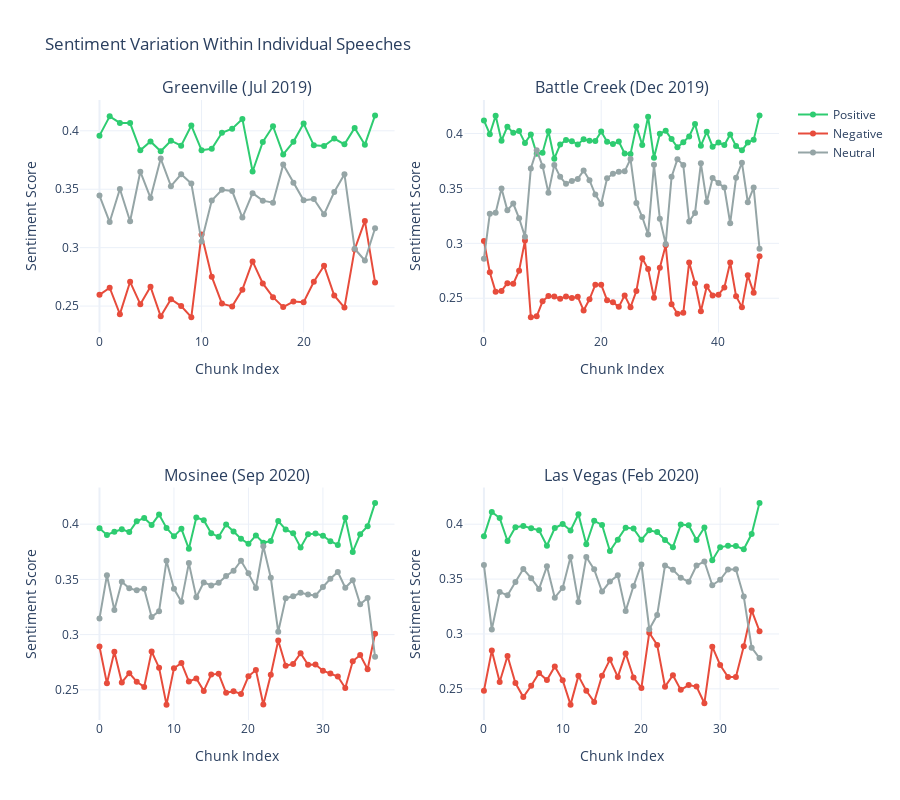

Notebook code for this chart:
### Markdown cell above
## Chunk-Level Sentiment Analysis

Examining how sentiment varies **within** individual speeches. This reveals whether speeches maintain consistent tone or shift sentiment throughout.

### Code cell
# Select a few interesting speeches to examine in detail
selected_speeches = [0, 10, 20, 30]  # First, middle, and later speeches

fig = make_subplots(
    rows=2, cols=2,
    subplot_titles=[f"{sentiment_results[i]['location']} ({sentiment_results[i]['month']} {sentiment_results[i]['year']})" 
                    for i in selected_speeches]
)

positions = [(1, 1), (1, 2), (2, 1), (2, 2)]

for idx, (speech_idx, pos) in enumerate(zip(selected_speeches, positions)):
    result = sentiment_results[speech_idx]
    chunks = result['chunk_predictions']
    
    chunk_indices = list(range(len(chunks)))
    
    # Add traces for each sentiment
    fig.add_trace(
        go.Scatter(x=chunk_indices, y=chunks[:, 0],
                   mode='lines+markers', name='Positive',
                   line=dict(color='#2ecc71'), showlegend=(idx == 0)),
        row=pos[0], col=pos[1]
    )
    fig.add_trace(
        go.Scatter(x=chunk_indices, y=chunks[:, 1],
                   mode='lines+markers', name='Negative',
                   line=dict(color='#e74c3c'), showlegend=(idx == 0)),
        row=pos[0], col=pos[1]
    )
    fig.add_trace(
        go.Scatter(x=chunk_indices, y=chunks[:, 2],
                   mode='lines+markers', name='Neutral',
                   line=dict(color='#95a5a6'), showlegend=(idx == 0)),
        row=pos[0], col=pos[1]
    )
    
    fig.update_xaxes(title_text="Chunk Index", row=pos[0], col=pos[1])
    fig.update_yaxes(title_text="Sentiment Score", row=pos[0], col=pos[1])

fig.update_layout(
    height=800,
    title_text="Sentiment Variation Within Individual Speeches",
    template='plotly_white',
    showlegend=True
)

fig.show()

### Figure 1 — Plotly figure (JSON) as saved in the notebook; plotly's stock layout.template omitted (floating-point values rounded to 4 significant figures)
{"data": [{"line": {"color": "#2ecc71"}, "mode": "lines+markers", "name": "Positive", "showlegend": true, "type": "scatter", "x": [0, 1, 2, 3, 4, 5, 6, 7, 8, 9, 10, 11, 12, 13, 14, 15, 16, 17, 18, 19, 20, 21, 22, 23, 24, 25, 26, 27], "xaxis": "x", "y": [0.3959, 0.4124, 0.4067, 0.4066, 0.3834, 0.3909, 0.3825, 0.3915, 0.3872, 0.4045, 0.3834, 0.3846, 0.3983, 0.4018, 0.4102, 0.3652, 0.3904, 0.4039, 0.3798, 0.3905, 0.4062, 0.3875, 0.3869, 0.3934, 0.3884, 0.4024, 0.3881, 0.4132], "yaxis": "y"}, {"line": {"color": "#e74c3c"}, "mode": "lines+markers", "name": "Negative", "showlegend": true, "type": "scatter", "x": [0, 1, 2, 3, 4, 5, 6, 7, 8, 9, 10, 11, 12, 13, 14, 15, 16, 17, 18, 19, 20, 21, 22, 23, 24, 25, 26, 27], "xaxis": "x", "y": [0.2596, 0.2657, 0.2431, 0.2708, 0.2516, 0.2665, 0.2412, 0.2558, 0.25, 0.2405, 0.3113, 0.2751, 0.2521, 0.2497, 0.2641, 0.2882, 0.2694, 0.2576, 0.2491, 0.2539, 0.2533, 0.2709, 0.2846, 0.259, 0.2487, 0.2985, 0.3229, 0.2702], "yaxis": "y"}, {"line": {"color": "#95a5a6"}, "mode": "lines+markers", "name": "Neutral", "showlegend": true, "type": "scatter", "x": [0, 1, 2, 3, 4, 5, 6, 7, 8, 9, 10, 11, 12, 13, 14, 15, 16, 17, 18, 19, 20, 21, 22, 23, 24, 25, 26, 27], "xaxis": "x", "y": [0.3445, 0.3219, 0.3502, 0.3226, 0.365, 0.3426, 0.3763, 0.3526, 0.3628, 0.3549, 0.3053, 0.3403, 0.3496, 0.3485, 0.3258, 0.3466, 0.3402, 0.3385, 0.3711, 0.3555, 0.3405, 0.3416, 0.3285, 0.3476, 0.3629, 0.2991, 0.289, 0.3166], "yaxis": "y"}, {"line": {"color": "#2ecc71"}, "mode": "lines+markers", "name": "Positive", "showlegend": false, "type": "scatter", "x": [0, 1, 2, 3, 4, 5, 6, 7, 8, 9, 10, 11, 12, 13, 14, 15, 16, 17, 18, 19, 20, 21, 22, 23, 24, 25, 26, 27, 28, 29, 30, 31, 32, 33, 34, 35, 36, 37, 38, 39, 40, 41, 42, 43, 44, 45, 46, 47], "xaxis": "x2", "y": [0.412, 0.3994, 0.4162, 0.3934, 0.4063, 0.4006, 0.4022, 0.3915, 0.399, 0.3815, 0.3826, 0.402, 0.3771, 0.3899, 0.3942, 0.393, 0.3901, 0.3948, 0.3934, 0.3932, 0.4018, 0.3925, 0.3904, 0.3926, 0.3818, 0.3814, 0.4066, 0.3897, 0.4153, 0.378, 0.3999, 0.4024, 0.395, 0.3875, 0.392, 0.3974, 0.4087, 0.3889, 0.4016, 0.388, 0.3918, 0.3895, 0.3991, 0.3885, 0.3847, 0.3917, 0.3942, 0.4165], "yaxis": "y2"}, {"line": {"color": "#e74c3c"}, "mode": "lines+markers", "name": "Negative", "showlegend": false, "type": "scatter", "x": [0, 1, 2, 3, 4, 5, 6, 7, 8, 9, 10, 11, 12, 13, 14, 15, 16, 17, 18, 19, 20, 21, 22, 23, 24, 25, 26, 27, 28, 29, 30, 31, 32, 33, 34, 35, 36, 37, 38, 39, 40, 41, 42, 43, 44, 45, 46, 47], "xaxis": "x2", "y": [0.3022, 0.2737, 0.2559, 0.2567, 0.2637, 0.2631, 0.275, 0.3025, 0.2328, 0.2336, 0.2472, 0.252, 0.2515, 0.2495, 0.2516, 0.2501, 0.2512, 0.2389, 0.2491, 0.2624, 0.2623, 0.2482, 0.2463, 0.2421, 0.2526, 0.2418, 0.2566, 0.2864, 0.2766, 0.2505, 0.2777, 0.2982, 0.2445, 0.2359, 0.2368, 0.2826, 0.2637, 0.2382, 0.2607, 0.2526, 0.2533, 0.2598, 0.2826, 0.2518, 0.2419, 0.2708, 0.255, 0.2883], "yaxis": "y2"}, {"line": {"color": "#95a5a6"}, "mode": "lines+markers", "name": "Neutral", "showlegend": false, "type": "scatter", "x": [0, 1, 2, 3, 4, 5, 6, 7, 8, 9, 10, 11, 12, 13, 14, 15, 16, 17, 18, 19, 20, 21, 22, 23, 24, 25, 26, 27, 28, 29, 30, 31, 32, 33, 34, 35, 36, 37, 38, 39, 40, 41, 42, 43, 44, 45, 46, 47], "xaxis": "x2", "y": [0.2859, 0.3268, 0.3279, 0.3499, 0.33, 0.3363, 0.3228, 0.3061, 0.3682, 0.3849, 0.3703, 0.346, 0.3714, 0.3606, 0.3542, 0.3568, 0.3587, 0.3663, 0.3575, 0.3445, 0.3359, 0.3592, 0.3633, 0.3652, 0.3656, 0.3768, 0.3368, 0.324, 0.3081, 0.3716, 0.3224, 0.2994, 0.3605, 0.3766, 0.3712, 0.32, 0.3276, 0.3729, 0.3377, 0.3594, 0.355, 0.3507, 0.3183, 0.3597, 0.3734, 0.3374, 0.3508, 0.2952], "yaxis": "y2"}, {"line": {"color": "#2ecc71"}, "mode": "lines+markers", "name": "Positive", "showlegend": false, "type": "scatter", "x": [0, 1, 2, 3, 4, 5, 6, 7, 8, 9, 10, 11, 12, 13, 14, 15, 16, 17, 18, 19, 20, 21, 22, 23, 24, 25, 26, 27, 28, 29, 30, 31, 32, 33, 34, 35, 36, 37], "xaxis": "x3", "y": [0.3962, 0.3903, 0.3931, 0.3954, 0.3929, 0.4026, 0.4057, 0.3993, 0.4087, 0.3966, 0.389, 0.3958, 0.3777, 0.406, 0.4036, 0.3917, 0.3886, 0.3997, 0.3934, 0.3868, 0.3822, 0.3898, 0.3831, 0.3848, 0.4028, 0.3952, 0.3918, 0.379, 0.3908, 0.3916, 0.3895, 0.3846, 0.3813, 0.4059, 0.3748, 0.391, 0.3982, 0.4193], "yaxis": "y3"}, {"line": {"color": "#e74c3c"}, "mode": "lines+markers", "name": "Negative", "showlegend": false, "type": "scatter", "x": [0, 1, 2, 3, 4, 5, 6, 7, 8, 9, 10, 11, 12, 13, 14, 15, 16, 17, 18, 19, 20, 21, 22, 23, 24, 25, 26, 27, 28, 29, 30, 31, 32, 33, 34, 35, 36, 37], "xaxis": "x3", "y": [0.2893, 0.2559, 0.2846, 0.2568, 0.2651, 0.2573, 0.2527, 0.2847, 0.2701, 0.2366, 0.2696, 0.2743, 0.2576, 0.2602, 0.2491, 0.2638, 0.2646, 0.2473, 0.2488, 0.2463, 0.2623, 0.2679, 0.2368, 0.2637, 0.2947, 0.2718, 0.2735, 0.2832, 0.2728, 0.2731, 0.2673, 0.2649, 0.2621, 0.2516, 0.2759, 0.2815, 0.2686, 0.3008], "yaxis": "y3"}, {"line": {"color": "#95a5a6"}, "mode": "lines+markers", "name": "Neutral", "showlegend": false, "type": "scatter", "x": [0, 1, 2, 3, 4, 5, 6, 7, 8, 9, 10, 11, 12, 13, 14, 15, 16, 17, 18, 19, 20, 21, 22, 23, 24, 25, 26, 27, 28, 29, 30, 31, 32, 33, 34, 35, 36, 37], "xaxis": "x3", "y": [0.3145, 0.3538, 0.3223, 0.3478, 0.3419, 0.3401, 0.3416, 0.316, 0.3213, 0.3668, 0.3415, 0.3298, 0.3647, 0.3338, 0.3473, 0.3445, 0.3469, 0.353, 0.3578, 0.3669, 0.3555, 0.3423, 0.3801, 0.3515, 0.3025, 0.333, 0.3347, 0.3378, 0.3364, 0.3353, 0.3431, 0.3505, 0.3567, 0.3425, 0.3492, 0.3275, 0.3332, 0.28], "yaxis": "y3"}, {"line": {"color": "#2ecc71"}, "mode": "lines+markers", "name": "Positive", "showlegend": false, "type": "scatter", "x": [0, 1, 2, 3, 4, 5, 6, 7, 8, 9, 10, 11, 12, 13, 14, 15, 16, 17, 18, 19, 20, 21, 22, 23, 24, 25, 26, 27, 28, 29, 30, 31, 32, 33, 34, 35], "xaxis": "x4", "y": [0.3889, 0.4111, 0.4056, 0.3847, 0.3973, 0.3983, 0.3964, 0.3945, 0.3804, 0.3965, 0.4001, 0.3943, 0.4091, 0.3817, 0.403, 0.3994, 0.3756, 0.3857, 0.3968, 0.396, 0.3858, 0.3944, 0.3928, 0.3856, 0.3791, 0.3997, 0.3991, 0.3856, 0.397, 0.3672, 0.3789, 0.3805, 0.3802, 0.3771, 0.391, 0.4194], "yaxis": "y4"}, {"line": {"color": "#e74c3c"}, "mode": "lines+markers", "name": "Negative", "showlegend": false, "type": "scatter", "x": [0, 1, 2, 3, 4, 5, 6, 7, 8, 9, 10, 11, 12, 13, 14, 15, 16, 17, 18, 19, 20, 21, 22, 23, 24, 25, 26, 27, 28, 29, 30, 31, 32, 33, 34, 35], "xaxis": "x4", "y": [0.2483, 0.2849, 0.2562, 0.2799, 0.2553, 0.2426, 0.2528, 0.2645, 0.258, 0.2704, 0.2579, 0.2356, 0.2618, 0.2482, 0.2381, 0.262, 0.2767, 0.2609, 0.2822, 0.2604, 0.2508, 0.3012, 0.29, 0.252, 0.2624, 0.2491, 0.2535, 0.2521, 0.2369, 0.2884, 0.2718, 0.2607, 0.2608, 0.2887, 0.3215, 0.3025], "yaxis": "y4"}, {"line": {"color": "#95a5a6"}, "mode": "lines+markers", "name": "Neutral", "showlegend": false, "type": "scatter", "x": [0, 1, 2, 3, 4, 5, 6, 7, 8, 9, 10, 11, 12, 13, 14, 15, 16, 17, 18, 19, 20, 21, 22, 23, 24, 25, 26, 27, 28, 29, 30, 31, 32, 33, 34, 35], "xaxis": "x4", "y": [0.3628, 0.304, 0.3382, 0.3353, 0.3474, 0.3592, 0.3508, 0.341, 0.3616, 0.3331, 0.342, 0.37, 0.3291, 0.3701, 0.3589, 0.3386, 0.3478, 0.3534, 0.321, 0.3437, 0.3633, 0.3044, 0.3172, 0.3624, 0.3585, 0.3513, 0.3475, 0.3623, 0.3661, 0.3444, 0.3493, 0.3588, 0.359, 0.3342, 0.2875, 0.2781], "yaxis": "y4"}], "layout": {"annotations": [{"font": {"size": 16}, "showarrow": false, "text": "Greenville (Jul 2019)", "x": 0.225, "xanchor": "center", "xref": "paper", "y": 1, "yanchor": "bottom", "yref": "paper"}, {"font": {"size": 16}, "showarrow": false, "text": "Battle Creek (Dec 2019)", "x": 0.775, "xanchor": "center", "xref": "paper", "y": 1, "yanchor": "bottom", "yref": "paper"}, {"font": {"size": 16}, "showarrow": false, "text": "Mosinee (Sep 2020)", "x": 0.225, "xanchor": "center", "xref": "paper", "y": 0.375, "yanchor": "bottom", "yref": "paper"}, {"font": {"size": 16}, "showarrow": false, "text": "Las Vegas (Feb 2020)", "x": 0.775, "xanchor": "center", "xref": "paper", "y": 0.375, "yanchor": "bottom", "yref": "paper"}], "height": 800, "showlegend": true, "title": {"text": "Sentiment Variation Within Individual Speeches"}, "xaxis": {"anchor": "y", "domain": [0, 0.45], "title": {"text": "Chunk Index"}}, "xaxis2": {"anchor": "y2", "domain": [0.55, 1], "title": {"text": "Chunk Index"}}, "xaxis3": {"anchor": "y3", "domain": [0, 0.45], "title": {"text": "Chunk Index"}}, "xaxis4": {"anchor": "y4", "domain": [0.55, 1], "title": {"text": "Chunk Index"}}, "yaxis": {"anchor": "x", "domain": [0.625, 1], "title": {"text": "Sentiment Score"}}, "yaxis2": {"anchor": "x2", "domain": [0.625, 1], "title": {"text": "Sentiment Score"}}, "yaxis3": {"anchor": "x3", "domain": [0, 0.375], "title": {"text": "Sentiment Score"}}, "yaxis4": {"anchor": "x4", "domain": [0, 0.375], "title": {"text": "Sentiment Score"}}}}
